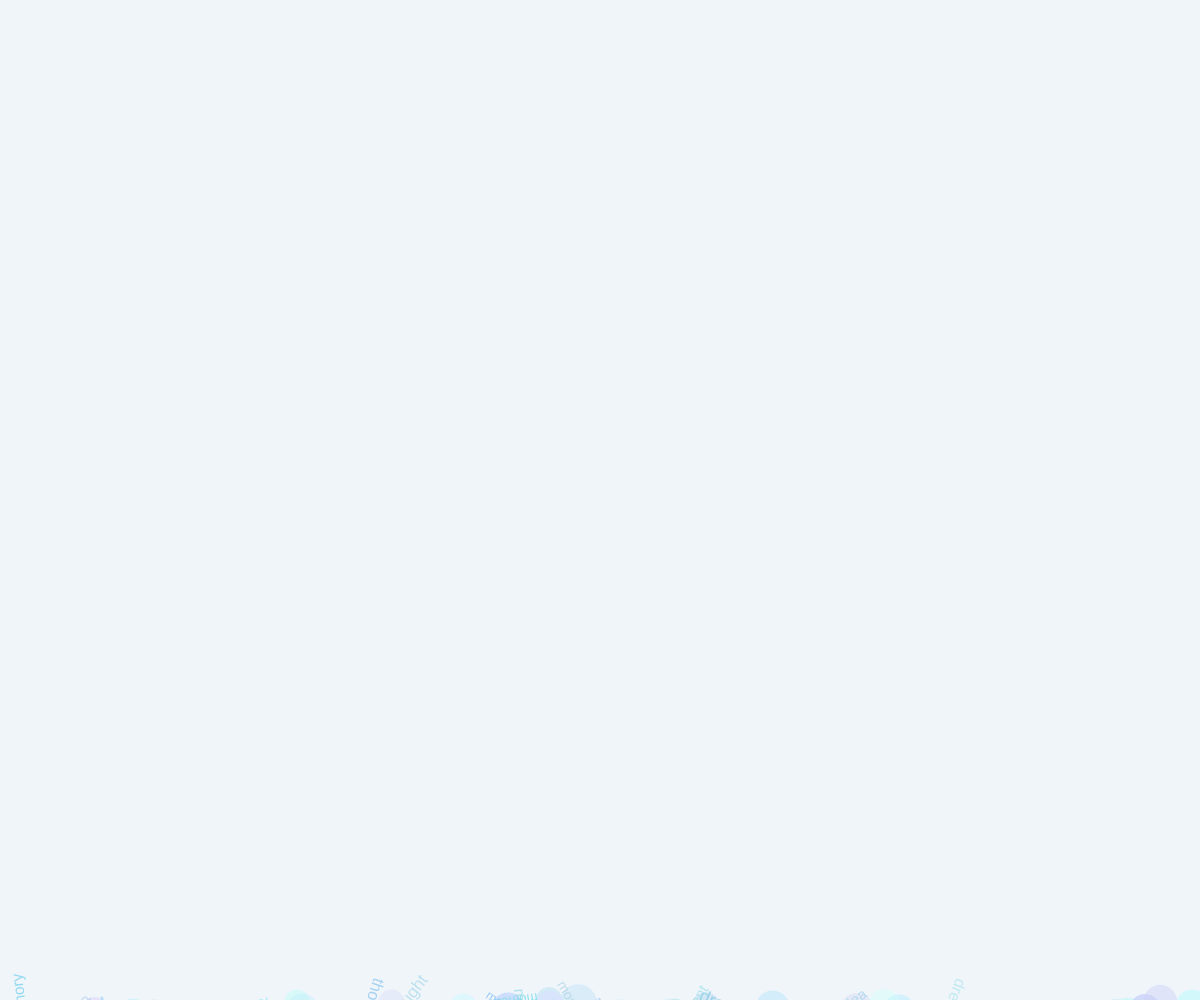
Frame 1 (no input)
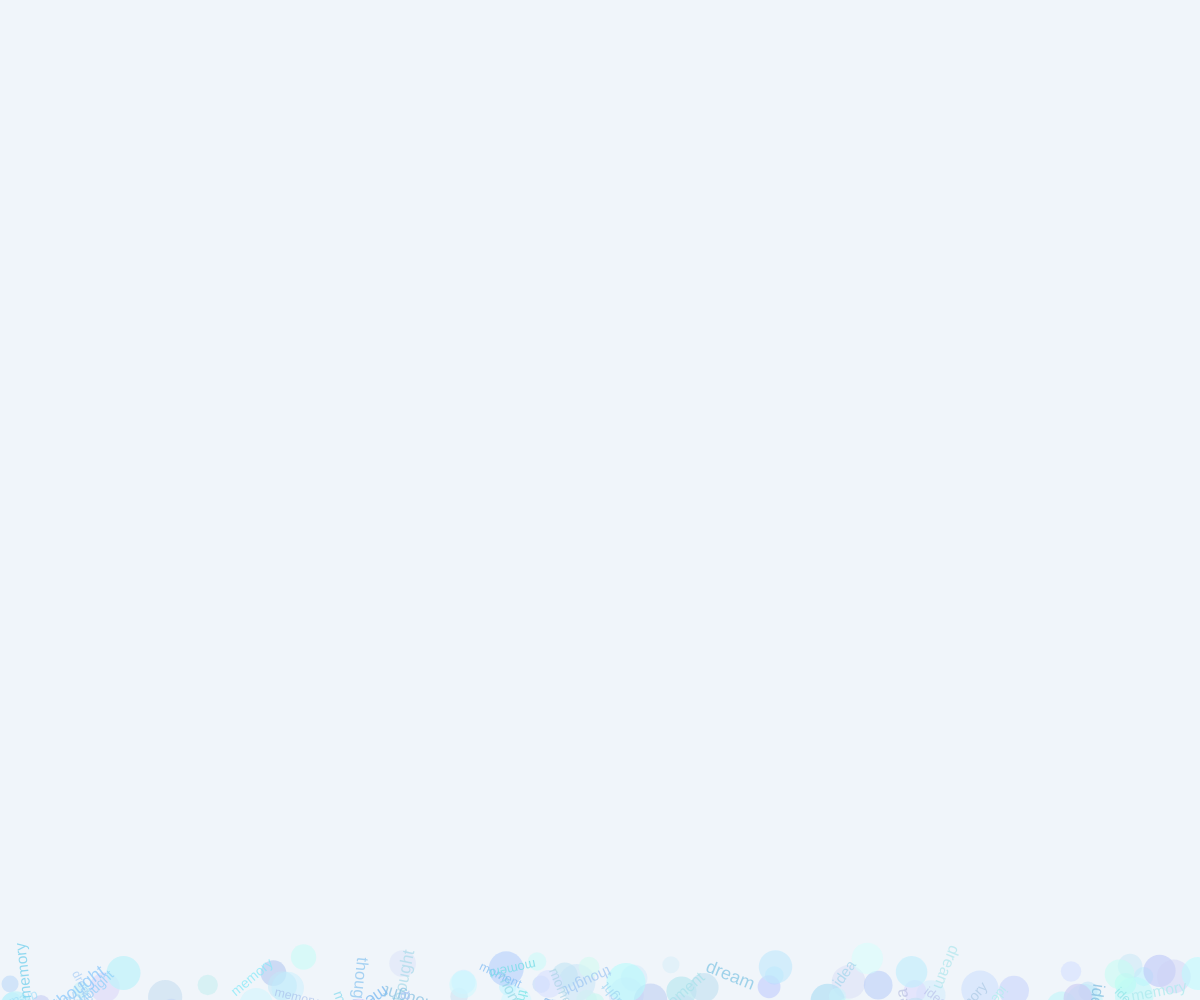
Frame 60 (no input)
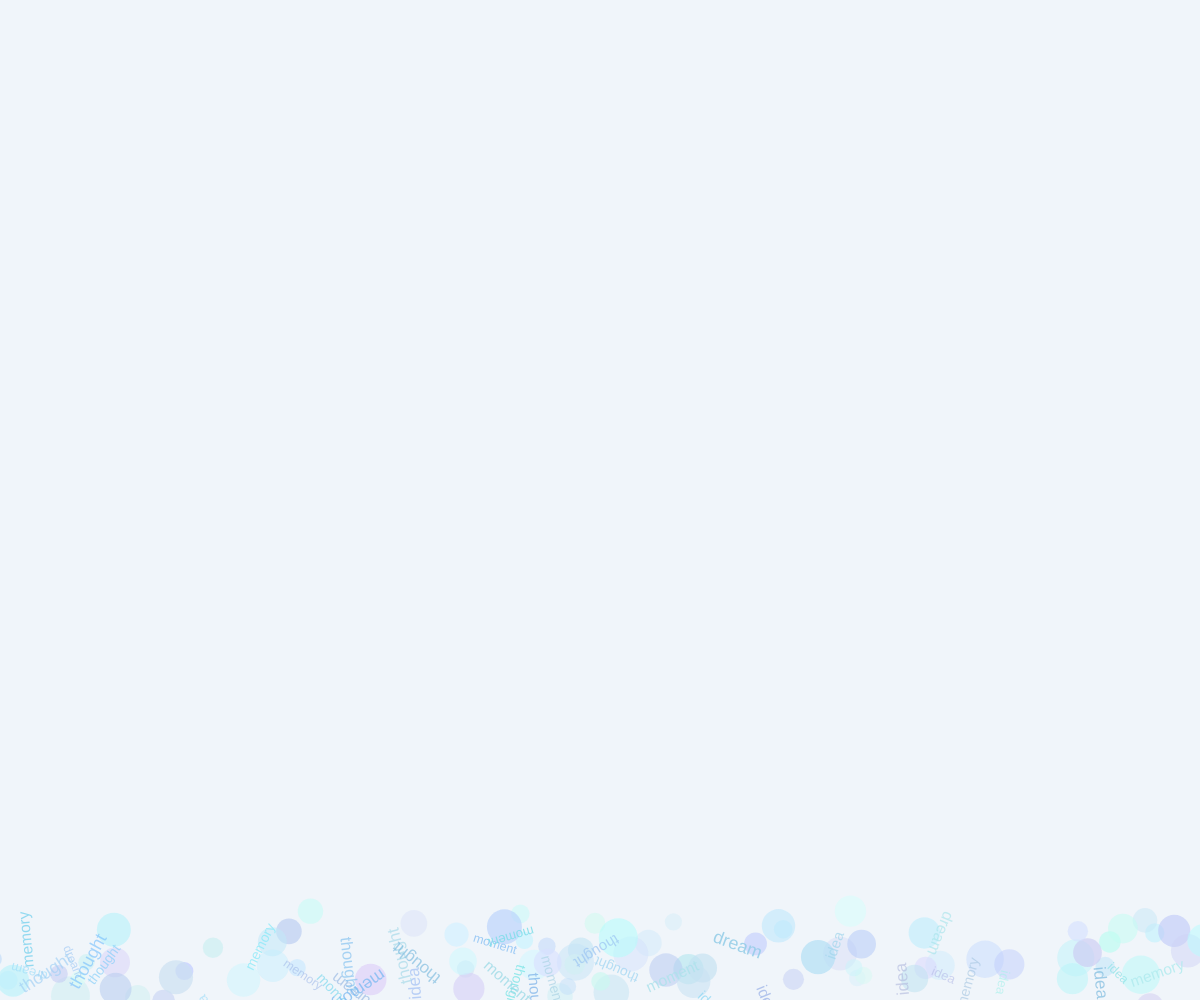
Frame 120 (the mouse pressed at the canvas centre since frame 60)

The p5.js sketch that drew these frames (run headless with seeded random() and noise() and a simulated clock; from frame 60 on, the mouse is pressed at the canvas centre):

// p5.js sketch
// ── sketch.js
let bubbles = [];
let texts = [];

class Bubble {
  constructor() {
    this.reset();
  }

  reset() {
    this.x = random(width);
    this.y = height + random(50);
    this.size = random(15, 40);
    this.speed = random(0.3, 0.8);
    this.color = color(random(180, 220), random(200, 255), random(240, 255), random(100, 180));
    this.drift = random(-0.3, 0.3);
    this.life = random(200, 400);
    this.age = 0;
  }

  update() {
    this.y -= this.speed;
    this.x += this.drift;
    this.age++;
    
    if (this.y < -this.size || this.age > this.life) {
      this.reset();
    }
  }

  display() {
    fill(this.color);
    noStroke();
    ellipse(this.x, this.y, this.size);
  }
}

class TextFragment {
  constructor() {
    this.reset();
  }

  reset() {
    this.x = random(width);
    this.y = height + random(50);
    this.text = random(['thought', 'idea', 'dream', 'memory', 'moment']);
    this.size = random(12, 18);
    this.speed = random(0.2, 0.6);
    this.color = color(random(120, 180), random(180, 240), random(220, 255), random(150, 220));
    this.drift = random(-0.2, 0.2);
    this.rotation = random(TWO_PI);
    this.rotationSpeed = random(-0.01, 0.01);
    this.life = random(200, 400);
    this.age = 0;
  }

  update() {
    this.y -= this.speed;
    this.x += this.drift;
    this.rotation += this.rotationSpeed;
    this.age++;
    
    if (this.y < -20 || this.age > this.life) {
      this.reset();
    }
  }

  display() {
    fill(this.color);
    noStroke();
    textAlign(CENTER, CENTER);
    textSize(this.size);
    push();
    translate(this.x, this.y);
    rotate(this.rotation);
    text(this.text, 0, 0);
    pop();
  }
}

function setup() {
  createCanvas(windowWidth, windowHeight);
  
  // Create bubbles
  for (let i = 0; i < 80; i++) {
    bubbles.push(new Bubble());
  }
  
  // Create text fragments
  for (let i = 0; i < 40; i++) {
    texts.push(new TextFragment());
  }
}

function draw() {
  background(240, 245, 250);
  
  // Update and display bubbles
  for (let bubble of bubbles) {
    bubble.update();
    bubble.display();
  }
  
  // Update and display text fragments
  for (let text of texts) {
    text.update();
    text.display();
  }
}

function windowResized() {
  resizeCanvas(windowWidth, windowHeight);
}
